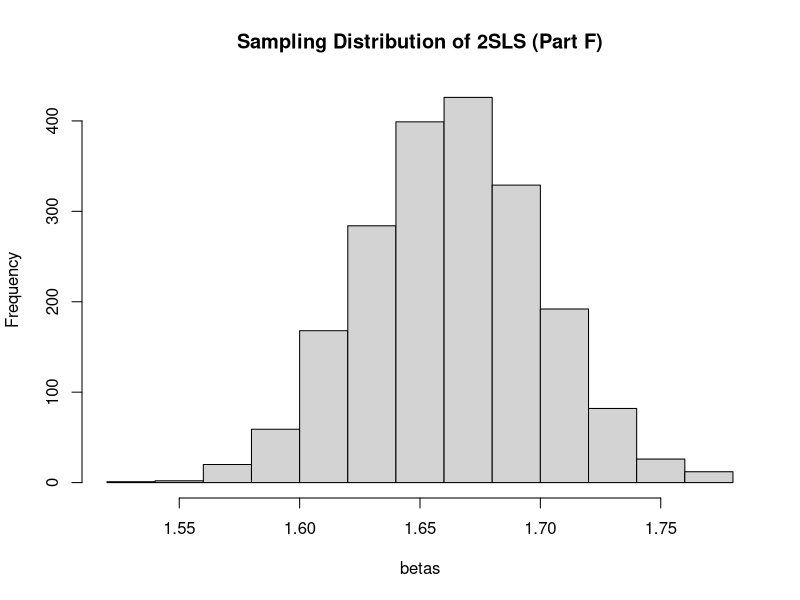
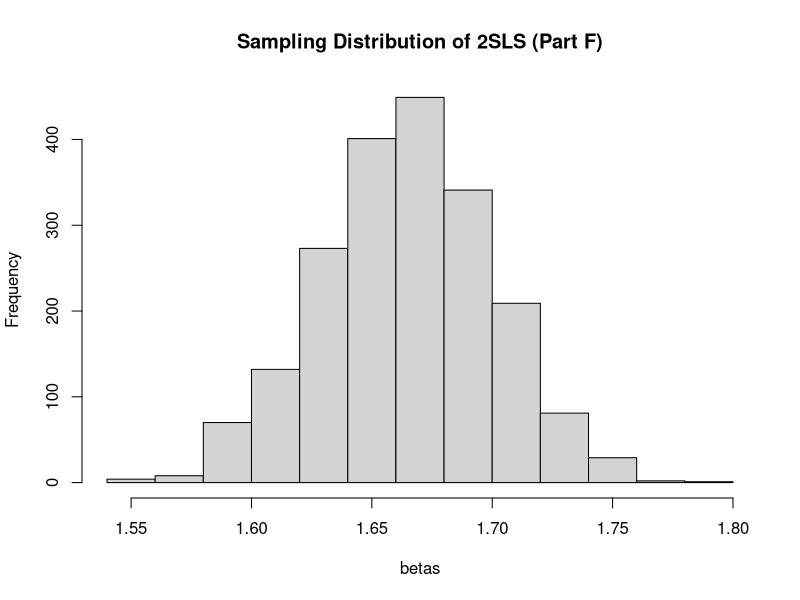
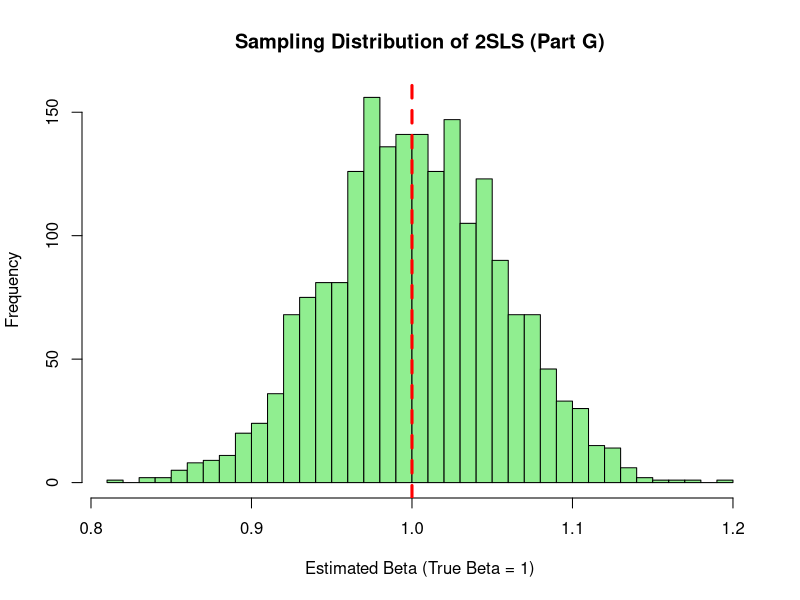

These figures' R source, in order:
## ---- chunk 1
knitr::opts_chunk$set(echo = TRUE)
## ---- chunk 2
#2.f
# R Code for Part F
set.seed(123)
betas <- numeric(2000)
for(i in 1:2000) {
  W <- rnorm(1000); e <- rnorm(1000); v <- rnorm(1000); eta <- rnorm(1000)
  U <- W^2 + e
  Z <- W^2 + v
  X <- Z + W + eta
  Y <- 1*X + U
  
  # 2SLS using AER package
  fit <- AER::ivreg(Y ~ X + W | Z + W)
  betas[i] <- coef(fit)["X"]
}
mean(betas) # Outputs ~1.666
hist(betas, main="Sampling Distribution of 2SLS (Part F)")

betas <- numeric(2000)
for(i in 1:2000) {
  W <- rnorm(1000); e <- rnorm(1000); v <- rnorm(1000); eta <- rnorm(1000)
  U <- W^2 + e
  Z <- W^2 + v
  X <- Z + W + eta
  Y <- 1*X + U
  
  # 2SLS using AER package
  fit <- AER::ivreg(Y ~ X + W | Z + W)
  betas[i] <- coef(fit)["X"]
}
mean(betas) # Outputs ~1.666
hist(betas, main="Sampling Distribution of 2SLS (Part F)")


## ---- chunk 3
# 2.g

# Load the AER package for the ivreg function
# install.packages("AER") 
library(AER)

# Set seed for reproducibility
set.seed(456)

# Initialize an empty vector to store the 2000 beta estimates
betas_g <- numeric(2000)

# Run the simulation 2,000 times
for(i in 1:2000) {
  
  # 1. Generate the i.i.d. normal variables (N = 1000)
  W   <- rnorm(1000)
  e   <- rnorm(1000)
  v   <- rnorm(1000)
  eta <- rnorm(1000)
  
  # 2. Define the DGP
  U <- W^2 + e
  Z <- W + v           # <-- The key change: Z is now linear in W
  X <- Z + W + eta
  Y <- 1 * X + U       # True causal effect (beta) is 1
  
  # 3. Estimate 2SLS (Y on X and W, instrumented by Z and W)
  fit_g <- ivreg(Y ~ X + W | Z + W)
  
  # 4. Extract and store the coefficient for X
  betas_g[i] <- coef(fit_g)["X"]
}


# Print the average of the 2,000 estimates
cat("Average 2SLS Estimate:", mean(betas_g), "\n")

# Plot the histogram to visualize the sampling distribution
hist(betas_g, 
     main = "Sampling Distribution of 2SLS (Part G)", 
     xlab = "Estimated Beta (True Beta = 1)", 
     col = "lightgreen", 
     breaks = 30)

# Add a vertical red dashed line at the true causal effect
abline(v = 1, col = "red", lwd = 3, lty = 2)


## ---- chunk 4
#3.b

# 1. Simulate finite sample data (N = 1000)
set.seed(999)
Z <- rnorm(1000)
U <- rnorm(1000)
X <- 2*Z + U + rnorm(1000)  # X is endogenous (correlated with U)
Y <- 5*X + U                # True beta is 5

# 2. Estimate via 2SLS
library(AER)
iv_model <- ivreg(Y ~ X | Z)
beta_2SLS <- coef(iv_model)["X"]

# 3. Estimate via Control Function (CF)
first_stage <- lm(X ~ Z)
V <- resid(first_stage)     # Extract first-stage residuals
cf_model <- lm(Y ~ X + V)
beta_CF <- coef(cf_model)["X"]

# 4. Compare
cat("2SLS Estimator: ", beta_2SLS, "\n")
cat("CF Estimator:   ", beta_CF, "\n")
cat("Are they mathematically identical? ", isTRUE(all.equal(beta_2SLS, beta_CF)))
